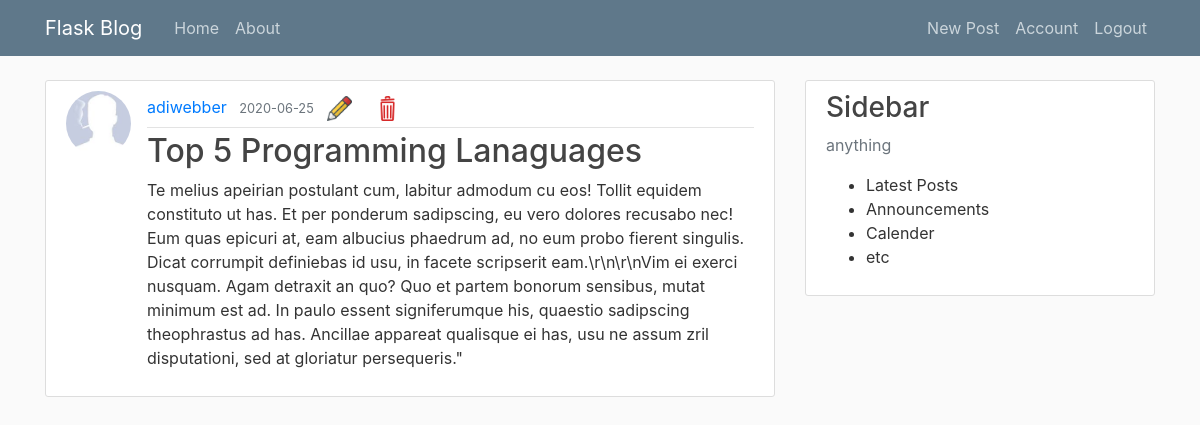
Screenshot of /post/4 (signed in) with the database file from the repository.
### flaskblog/models.py (models this page shows, shortened)
class User(db.Model, UserMixin):
    id = db.Column(db.Integer, primary_key=True)
    username = db.Column(db.String(20), unique=True, nullable=False)
    email = db.Column(db.String(120), unique=True, nullable=False)
    image_file = db.Column(db.String(20), nullable=False, default='default.jpg')
    password = db.Column(db.String(60), nullable=False)
    posts = db.relationship('Post', backref='author', lazy=True)

class Post(db.Model):
    id = db.Column(db.Integer, primary_key=True)
    title = db.Column(db.String(100), nullable=False)
    date_posted = db.Column(db.DateTime, nullable=False, default=datetime.utcnow)
    content = db.Column(db.Text, nullable=False)
    user_id = db.Column(db.Integer, db.ForeignKey('user.id'), nullable=False)

### flaskblog/routes.py (the view)
@app.route('/post/<int:post_id>')
def post(post_id):
    post = Post.query.get_or_404(post_id)
    return render_template('post.html', title=post.title, post=post)

### flaskblog/models.py (called while the page is built)
@login_manager.user_loader
def load_user(user_id):
    return User.query.get(int(user_id))

### flaskblog/templates/post.html (shortened to what this page needs)
{% extends 'layout.html' %}
{% block content %}
    <article class="media content-section">
        <img class="rounded-circle article-img" src="{{ url_for('static', filename='profile_pics/' + post.author.image_file )}}">
        <div class="media-body">
            <div class="article-metadata">
            <a class="mr-2" href="#">{{ post.author.username }}</a>
            <small class="text-muted">{{ post.date_posted.strftime('%Y-%m-%d') }}</small>
            {% if(post.author == current_user) %}
                <a class="btn btn-sm" href="{{ url_for('update_post', post_id=post.id) }}">
                  <img width="25" height="25" src="{{ url_for('static', filename= 'insi/pencil.png') }}">
                </a>
                <button class="btn btn-sm" data-toggle="modal" data-target="#deleteModal">
                  <img width="25" height="25" src="{{ url_for('static', filename= 'insi/recycle-bin.png') }}">
                </button>
            {% endif %}
            </div>
            <h2 class="article-title">{{ post.title }}</h2>
            <p class="article-content">{{ post.content }}</p>
        </div>
    </article>
{% endblock content %}

### flaskblog/static/main.css (style rules this page uses)
body { background: #fafafa; color: #333333; margin-top: 5rem; }
h1, h2, h3, h4, h5, h6 { color: #444444; }
.content-section { background: #ffffff; padding: 10px 20px; border: 1px solid #dddddd; border-radius: 3px; margin-bottom: 20px; }
.article-title { color: #444444; }
.article-content { white-space: pre-line; }
.article-img { height: 65px; width: 65px; margin-right: 16px; }
.article-metadata { padding-bottom: 1px; margin-bottom: 4px; border-bottom: 1px solid #e3e3e3 }

### rows the page displays
User: image_file (placeholder picture), author.username "adiwebber"
Post: date_posted "2020-06-25", title "Top 5 Programming Lanaguages", content "Te melius apeirian postulant cum, labitur admodum cu eos! Tollit equidem constituto ut has. Et per ponderum sadipscing, eu vero dolores recusabo nec! Eum quas epicuri at, eam albucius phaedrum ad, no eum probo fierent singulis. Dicat corrumpit definiebas id usu, in facete scripserit eam.\\r\\n\\r\\nVim ei exerci nusquam. Agam detraxit an quo? Quo et partem bonorum sensibus, mutat minimum est ad. In paulo essent signiferumque his, quaestio sadipscing theophrastus ad has. Ancillae appareat qualisque ei has, usu ne assum zril disputationi, sed at gloriatur persequeris.\""
